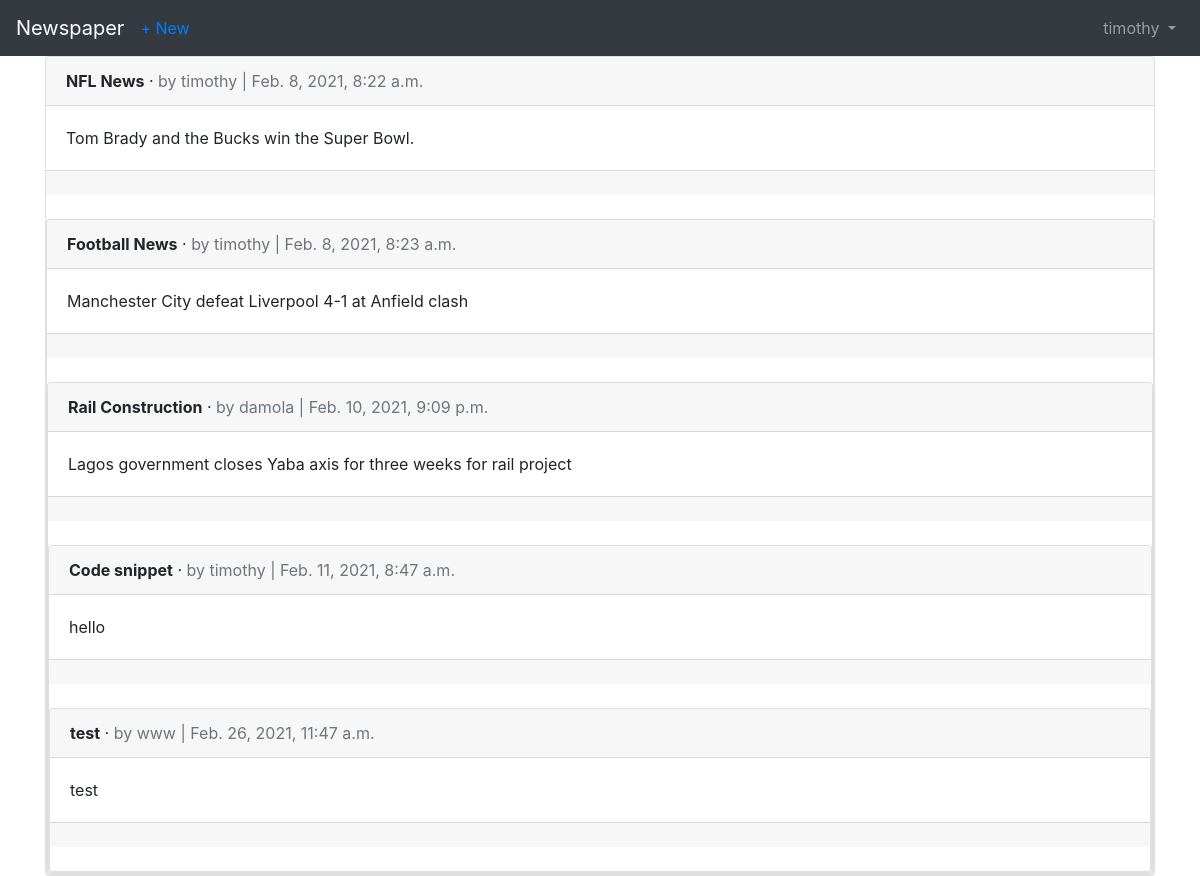
Before: /articles/articles/ (signed in) with the older database file.
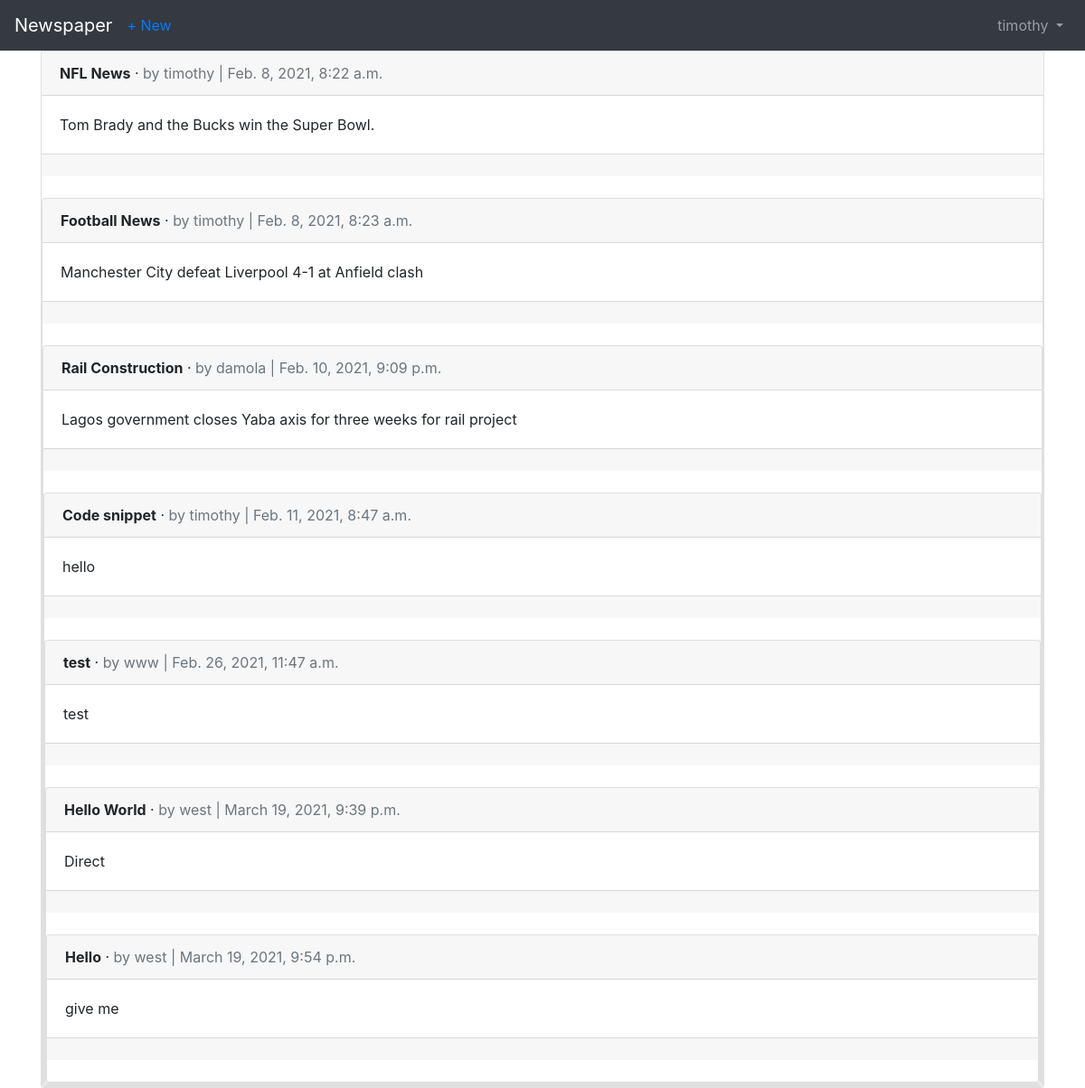
After: the same page with the newer database file.
### articles/models.py (models this page shows, shortened)
class Article(models.Model):
	title = models.CharField(max_length=255)
	body = models.TextField()
	date = models.DateTimeField(auto_now_add=True)
	author = models.ForeignKey(
		get_user_model(),
		on_delete=models.CASCADE,
		related_name = 'comments',
	)

### users/models.py (models this page shows)
class CustomUser(AbstractUser):
	age = models.PositiveIntegerField(null=True, blank=True)

### articles/views.py (the view)
# urls.py: path('articles/', ArticleListAllView.as_view(), name='article_list_all'),
class ArticleListAllView(LoginRequiredMixin, ListView):
    model = Article
    template_name = 'article_list_all.html'
    login_url = 'login'

### templates/article_list_all.html (shortened to what this page needs)
{% extends 'base.html' %}
{% block content %}
{% for article in object_list %}
<div class="card">
    <div class="card-header">
        <span class="font-weight-bold">{{ article.title }}</span> &middot;
        <span class="text-muted">by {{ article.author }} |
            {{ article.date }}</span>
    </div>
    <div class="card-body">
        {{ article.body }}
    </div>
    <div class="card-footer">
    </div>
    <br />
    {% endfor %}
    {% endblock content %}

Changed rows visible on the page:
added Article: title "Hello World", author "west", date "March 19, 2021, 9:39 p.m.", body "Direct"
added Article: title "Hello", author "west", date "March 19, 2021, 9:54 p.m.", body "give me"
